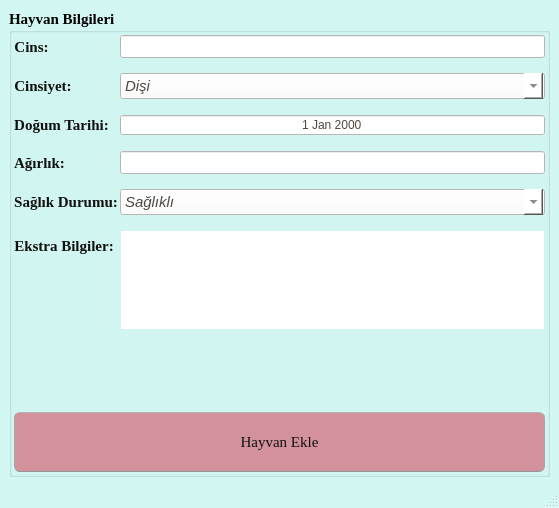
<?xml version="1.0" encoding="UTF-8"?>
<ui version="4.0">
 <class>hayvanEkle_MainWindow</class>
 <widget class="QMainWindow" name="hayvanEkle_MainWindow">
  <property name="geometry">
   <rect>
    <x>0</x>
    <y>0</y>
    <width>559</width>
    <height>508</height>
   </rect>
  </property>
  <property name="windowTitle">
   <string>Hayvan Ekle</string>
  </property>
  <property name="styleSheet">
   <string notr="true">/*
Ubuntu Style Sheet for QT Applications
Author: Jaime A. Quiroga P.
Company: GTRONICK
Last updated: 01/10/2021 (dd/mm/yyyy), 15:18.
Available at: https://github.com/GTRONICK/QSS/blob/master/Ubuntu.qss
*/
QMainWindow {
	background-color:rgb(211, 248, 243);
}
QCheckBox {
	padding:2px;
}
QCheckBox:hover {
	border:1px solid rgb(255,150,60);
	border-radius:4px;
	padding: 1px;
	background-color:qlineargradient(spread:pad, x1:0.5, y1:1, x2:0.5, y2:0, stop:0 rgba(190, 90, 50, 50), stop:1 rgba(250, 130, 40, 50));
}
QCheckBox::indicator:checked {
	border:1px solid rgb(246, 134, 86);
	border-radius:4px;
  	background-color:rgb(246, 134, 86)
}
QCheckBox::indicator:unchecked {
	border-width:1px solid rgb(246, 134, 86);
	border-radius:4px;
  	background-color:rgb(255,255,255);
}
QColorDialog {
	background-color:#f0f0f0;
}
QComboBox {
	color:rgb(81,72,65);
	background: #ffffff;
}
QComboBox:editable {
	selection-color:rgb(81,72,65);
	selection-background-color: #ffffff;
}
QComboBox QAbstractItemView {
	selection-color: #ffffff;
	selection-background-color: rgb(246, 134, 86);
}
QComboBox:!editable:on, QComboBox::drop-down:editable:on {
	color:  #1e1d23;	
}
QDateTimeEdit, QDateEdit, QDoubleSpinBox, QFontComboBox {
	color:rgb(81,72,65);
	background-color: #ffffff;
}

QDialog {
	background-color:#f0f0f0;
}

QLabel,QLineEdit {
	color:rgb(17,17,17);
}
QLineEdit {
	background-color:rgb(255,255,255);
	selection-background-color:rgb(236,116,64);
}
QMenuBar {
	color:rgb(223,219,210);
	background-color:rgb(65,64,59);
}
QMenuBar::item {
	padding-top:4px;
	padding-left:4px;
	padding-right:4px;
	color:rgb(223,219,210);
	background-color:rgb(65,64,59);
}
QMenuBar::item:selected {
	color:rgb(255,255,255);
	padding-top:2px;
	padding-left:2px;
	padding-right:2px;
	border-top-width:2px;
	border-left-width:2px;
	border-right-width:2px;
	border-top-right-radius:4px;
	border-top-left-radius:4px;
	border-style:solid;
	background-color:rgb(65,64,59);
	border-top-color: rgb(47,47,44);
	border-right-color: qlineargradient(spread:pad, x1:0, y1:1, x2:1, y2:0, stop:0 rgba(90, 87, 78, 255), stop:1 rgba(47,47,44, 255));
	border-left-color:  qlineargradient(spread:pad, x1:1, y1:0, x2:0, y2:0, stop:0 rgba(90, 87, 78, 255), stop:1 rgba(47,47,44, 255));
}
QMenu {
	color:rgb(223,219,210);
	background-color:rgb(65,64,59);
}
QMenu::item {
	color:rgb(223,219,210);
	padding:4px 10px 4px 20px;
}
QMenu::item:selected {
	color:rgb(255,255,255);
	background-color: qlineargradient(spread:pad, x1:0.5, y1:1, x2:0.5, y2:0, stop:0 rgba(225, 108, 54, 255), stop:1 rgba(246, 134, 86, 255));
	border-style:solid;
	border-width:3px;
	padding:4px 7px 4px 17px;
	border-bottom-color:qlineargradient(spread:pad, x1:0.5, y1:1, x2:0.5, y2:0, stop:0 rgba(175,85,48,255), stop:1 rgba(236,114,67, 255));
	border-top-color:qlineargradient(spread:pad, x1:0.5, y1:1, x2:0.5, y2:0, stop:0 rgba(253,156,113,255), stop:1 rgba(205,90,46, 255));
	border-right-color:qlineargradient(spread:pad, x1:0, y1:0.5, x2:1, y2:0.5, stop:0 rgba(253,156,113,255), stop:1 rgba(205,90,46, 255));
	border-left-color:qlineargradient(spread:pad, x1:1, y1:0.5, x2:0, y2:0.5, stop:0 rgba(253,156,113,255), stop:1 rgba(205,90,46, 255));
}
QPlainTextEdit {
	border: 1px solid transparent;
	color:rgb(17,17,17);
	selection-background-color:rgb(236,116,64);
    background-color: #FFFFFF;
}
QProgressBar {
	text-align: center;
	color: rgb(0, 0, 0);
	border: 1px inset rgb(150,150,150); 
	border-radius: 10px;
	background-color:rgb(221,221,219);
}
QProgressBar::chunk:horizontal {
	background-color: qlineargradient(spread:pad, x1:0.5, y1:1, x2:0.5, y2:0, stop:0 rgba(225, 108, 54, 255), stop:1 rgba(246, 134, 86, 255));
	border:1px solid;
	border-radius:8px;
	border-bottom-color:qlineargradient(spread:pad, x1:0.5, y1:1, x2:0.5, y2:0, stop:0 rgba(175,85,48,255), stop:1 rgba(236,114,67, 255));
	border-top-color:qlineargradient(spread:pad, x1:0.5, y1:1, x2:0.5, y2:0, stop:0 rgba(253,156,113,255), stop:1 rgba(205,90,46, 255));
	border-right-color:qlineargradient(spread:pad, x1:0, y1:0.5, x2:1, y2:0.5, stop:0 rgba(253,156,113,255), stop:1 rgba(205,90,46, 255));
	border-left-color:qlineargradient(spread:pad, x1:1, y1:0.5, x2:0, y2:0.5, stop:0 rgba(253,156,113,255), stop:1 rgba(205,90,46, 255));
}
QPushButton{
	background-color:rgb(65,64,59);
	color:rgb(17,17,17);
	border-width: 1px;
	border-radius: 6px;
	border-bottom-color: rgb(150,150,150);
	border-right-color: rgb(165,165,165);
	border-left-color: rgb(165,165,165);
	border-top-color: rgb(180,180,180);
	border-style: solid;
	padding: 4px;
	background-color: qlineargradient(spread:pad, x1:0.5, y1:1, x2:0.5, y2:0, stop:0 rgba(220, 220, 220, 255), stop:1 rgba(255, 255, 255, 255));
}
QPushButton:hover{
	color:rgb(17,17,17);
	border-width: 1px;
	border-radius:6px;
	border-top-color: rgb(255,150,60);
	border-right-color: qlineargradient(spread:pad, x1:0, y1:1, x2:1, y2:0, stop:0 rgba(200, 70, 20, 255), stop:1 rgba(255,150,60, 255));
	border-left-color:  qlineargradient(spread:pad, x1:1, y1:0, x2:0, y2:0, stop:0 rgba(200, 70, 20, 255), stop:1 rgba(255,150,60, 255));
	border-bottom-color: rgb(200,70,20);
	border-style: solid;
	padding: 2px;
	background-color: qlineargradient(spread:pad, x1:0.5, y1:1, x2:0.5, y2:0, stop:0 rgba(220, 220, 220, 255), stop:1 rgba(255, 255, 255, 255));
}
QPushButton:default{
	color:rgb(17,17,17);
	border-width: 1px;
	border-radius:6px;
	border-top-color: rgb(255,150,60);
	border-right-color: qlineargradient(spread:pad, x1:0, y1:1, x2:1, y2:0, stop:0 rgba(200, 70, 20, 255), stop:1 rgba(255,150,60, 255));
	border-left-color:  qlineargradient(spread:pad, x1:1, y1:0, x2:0, y2:0, stop:0 rgba(200, 70, 20, 255), stop:1 rgba(255,150,60, 255));
	border-bottom-color: rgb(200,70,20);
	border-style: solid;
	padding: 2px;
	background-color: qlineargradient(spread:pad, x1:0.5, y1:1, x2:0.5, y2:0, stop:0 rgba(220, 220, 220, 255), stop:1 rgba(255, 255, 255, 255));
}
QPushButton:pressed{
	color:rgb(17,17,17);
	border-width: 1px;
	border-radius: 6px;
	border-width: 1px;
	border-top-color: rgba(255,150,60,200);
	border-right-color: qlineargradient(spread:pad, x1:0, y1:1, x2:1, y2:0, stop:0 rgba(200, 70, 20, 255), stop:1 rgba(255,150,60, 200));
	border-left-color:  qlineargradient(spread:pad, x1:1, y1:0, x2:0, y2:0, stop:0 rgba(200, 70, 20, 255), stop:1 rgba(255,150,60, 200));
	border-bottom-color: rgba(200,70,20,200);
	border-style: solid;
	padding: 2px;
	background-color: qlineargradient(spread:pad, x1:0.5, y1:0, x2:0.5, y2:1, stop:0 rgba(220, 220, 220, 255), stop:1 rgba(255, 255, 255, 255));
}
QPushButton:disabled{
	color:rgb(174,167,159);
	border-width: 1px;
	border-radius: 6px;
	background-color: qlineargradient(spread:pad, x1:0.5, y1:1, x2:0.5, y2:0, stop:0 rgba(200, 200, 200, 255), stop:1 rgba(230, 230, 230, 255));
}
QRadioButton {
	padding: 1px;
}
QRadioButton::indicator:checked {
	height: 10px;
	width: 10px;
	border-style:solid;
	border-radius:5px;
	border-width: 1px;
	border-color: rgba(246, 134, 86, 255);
	color: #a9b7c6;
	background-color:rgba(246, 134, 86, 255);
}
QRadioButton::indicator:!checked {
	height: 10px;
	width: 10px;
	border-style:solid;
	border-radius:5px;
	border-width: 1px;
	border-color: rgb(246, 134, 86);
	color: #a9b7c6;
	background-color: transparent;
}
QScrollArea {
	color: white;
	background-color:#f0f0f0;
}
QSlider::groove {
	border-style: solid;
	border-width: 1px;
	border-color: rgb(207,207,207);
}
QSlider::groove:horizontal {
	height: 5px;
	background: rgb(246, 134, 86);
}
QSlider::groove:vertical {
	width: 5px;
	background: rgb(246, 134, 86);
}
QSlider::handle:horizontal {
	background: rgb(253,253,253);
	border-style: solid;
	border-width: 1px;
	border-color: rgb(207,207,207);
	width: 12px;
	margin: -5px 0;
	border-radius: 7px;
}
QSlider::handle:vertical {
	background: rgb(253,253,253);
	border-style: solid;
	border-width: 1px;
	border-color: rgb(207,207,207);
	height: 12px;
	margin: 0 -5px;
	border-radius: 7px;
}
QSlider::add-page:horizontal, QSlider::add-page:vertical {
 	background: white;
}
QSlider::sub-page:horizontal, QSlider::sub-page:vertical {
	background: rgb(246, 134, 86);
}
QStatusBar, QSpinBox {
	color:rgb(81,72,65);
}
QSpinBox {
	background-color: #ffffff;
}
QScrollBar:horizontal {
	max-height: 20px;
	border: 1px transparent;
	margin: 0px 20px 0px 20px;
}
QScrollBar::handle:horizontal {
	background: rgb(253,253,253);
	border: 1px solid rgb(207,207,207);
	border-radius: 7px;
	min-width: 25px;
}
QScrollBar::handle:horizontal:hover {
	background: rgb(253,253,253);
	border: 1px solid rgb(255,150,60);
	border-radius: 7px;
	min-width: 25px;
}
QScrollBar::add-line:horizontal {
  	border: 1px solid rgb(207,207,207);
  	border-top-right-radius: 7px;
  	border-top-left-radius: 7px;
  	border-bottom-right-radius: 7px;
  	background: rgb(255, 255, 255);
  	width: 20px;
  	subcontrol-position: right;
  	subcontrol-origin: margin;
}
QScrollBar::add-line:horizontal:hover {
  	border: 1px solid rgb(255,150,60);
  	border-top-right-radius: 7px;
  	border-top-left-radius: 7px;
  	border-bottom-right-radius: 7px;
  	background: rgb(255, 255, 255);
  	width: 20px;
  	subcontrol-position: right;
  	subcontrol-origin: margin;
}
QScrollBar::add-line:horizontal:pressed {
  	border: 1px solid grey;
  	border-top-left-radius: 7px;
  	border-top-right-radius: 7px;
  	border-bottom-right-radius: 7px;
  	background: rgb(231,231,231);
  	width: 20px;
  	subcontrol-position: right;
  	subcontrol-origin: margin;
}
QScrollBar::sub-line:horizontal {
  	border: 1px solid rgb(207,207,207);
  	border-top-right-radius: 7px;
  	border-top-left-radius: 7px;
  	border-bottom-left-radius: 7px;
  	background: rgb(255, 255, 255);
  	width: 20px;
  	subcontrol-position: left;
  	subcontrol-origin: margin;
}
QScrollBar::sub-line:horizontal:hover {
  	border: 1px solid rgb(255,150,60);
  	border-top-right-radius: 7px;
  	border-top-left-radius: 7px;
  	border-bottom-left-radius: 7px;
  	background: rgb(255, 255, 255);
  	width: 20px;
  	subcontrol-position: left;
  	subcontrol-origin: margin;
}
QScrollBar::sub-line:horizontal:pressed {
  	border: 1px solid grey;
  	border-top-right-radius: 7px;
  	border-top-left-radius: 7px;
  	border-bottom-left-radius: 7px;
  	background: rgb(231,231,231);
  	width: 20px;
  	subcontrol-position: left;
  	subcontrol-origin: margin;
}
QScrollBar::left-arrow:horizontal {
  	border: 1px transparent grey;
  	border-top-left-radius: 3px;
  	border-bottom-left-radius: 3px;
  	width: 6px;
  	height: 6px;
  	background: rgb(230,230,230);
}
QScrollBar::right-arrow:horizontal {
	border: 1px transparent grey;
	border-top-right-radius: 3px;
	border-bottom-right-radius: 3px;
  	width: 6px;
  	height: 6px;
 	background: rgb(230,230,230);
}
QScrollBar::add-page:horizontal, QScrollBar::sub-page:horizontal {
 	background: none;
} 
QScrollBar:vertical {
	max-width: 20px;
	border: 1px transparent grey;
	margin: 20px 0px 20px 0px;
}
QScrollBar::add-line:vertical {
	border: 1px solid;
	border-color: rgb(207,207,207);
	border-bottom-right-radius: 7px;
	border-bottom-left-radius: 7px;
	border-top-left-radius: 7px;
	background: rgb(255, 255, 255);
  	height: 20px;
  	subcontrol-position: bottom;
  	subcontrol-origin: margin;
}
QScrollBar::add-line:vertical:hover {
  	border: 1px solid;
  	border-color: rgb(255,150,60);
  	border-bottom-right-radius: 7px;
  	border-bottom-left-radius: 7px;
  	border-top-left-radius: 7px;
  	background: rgb(255, 255, 255);
  	height: 20px;
  	subcontrol-position: bottom;
  	subcontrol-origin: margin;
}
QScrollBar::add-line:vertical:pressed {
  	border: 1px solid grey;
  	border-bottom-left-radius: 7px;
  	border-bottom-right-radius: 7px;
  	border-top-left-radius: 7px;
  	background: rgb(231,231,231);
  	height: 20px;
  	subcontrol-position: bottom;
  	subcontrol-origin: margin;
}
QScrollBar::sub-line:vertical {
  	border: 1px solid rgb(207,207,207);
  	border-top-right-radius: 7px;
  	border-top-left-radius: 7px;
  	border-bottom-left-radius: 7px;
  	background: rgb(255, 255, 255);
  	height: 20px;
  	subcontrol-position: top;
  	subcontrol-origin: margin;
}
QScrollBar::sub-line:vertical:hover {
  	border: 1px solid rgb(255,150,60);
  	border-top-right-radius: 7px;
  	border-top-left-radius: 7px;
  	border-bottom-left-radius: 7px;
	background: rgb(255, 255, 255);
  	height: 20px;
  	subcontrol-position: top;
  	subcontrol-origin: margin;
}
QScrollBar::sub-line:vertical:pressed {
  	border: 1px solid grey;
  	border-top-left-radius: 7px;
  	border-top-right-radius: 7px;
  	background: rgb(231,231,231);
 	height: 20px;
  	subcontrol-position: top;
  	subcontrol-origin: margin;
}
QScrollBar::handle:vertical {
	background: rgb(253,253,253);
	border: 1px solid rgb(207,207,207);
	border-radius: 7px;
	min-height: 25px;
}
QScrollBar::handle:vertical:hover {
	background: rgb(253,253,253);
	border: 1px solid rgb(255,150,60);
	border-radius: 7px;
	min-height: 25px;
}
QScrollBar::up-arrow:vertical {
	border: 1px transparent grey;
  	border-top-left-radius: 3px;
	border-top-right-radius: 3px;
  	width: 6px;
  	height: 6px;
  	background: rgb(230,230,230);
}
QScrollBar::down-arrow:vertical {
  	border: 1px transparent grey;
  	border-bottom-left-radius: 3px;
  	border-bottom-right-radius: 3px;
  	width: 6px;
  	height: 6px;
  	background: rgb(230,230,230);
}
QScrollBar::add-page:vertical, QScrollBar::sub-page:vertical {
  	background: none;
}
QTabWidget {
	color:rgb(0,0,0);
	background-color:rgb(247,246,246);
}
QTabWidget::pane {
	border-color: rgb(180,180,180);
	background-color:rgb(247,246,246);
	border-style: solid;
	border-width: 1px;
  	border-radius: 6px;
}
QTabBar::tab {
	padding-left:4px;
	padding-right:4px;
	padding-bottom:2px;
	padding-top:2px;
	color:rgb(81,72,65);
  	background-color: qlineargradient(spread:pad, x1:0.5, y1:1, x2:0.5, y2:0, stop:0 rgba(221,218,217,255), stop:1 rgba(240,239,238,255));
	border-style: solid;
	border-width: 1px;
  	border-top-right-radius:4px;
	border-top-left-radius:4px;
	border-top-color: rgb(180,180,180);
	border-left-color: rgb(180,180,180);
	border-right-color: rgb(180,180,180);
	border-bottom-color: transparent;
}
QTabBar::tab:selected, QTabBar::tab:last:selected, QTabBar::tab:hover {
  	background-color:rgb(247,246,246);
  	margin-left: 0px;
  	margin-right: 1px;
}
QTabBar::tab:!selected {
	margin-top: 1px;
	margin-right: 1px;
}
QTextEdit {
	border-width: 1px;
	border-style: solid;
	border-color:transparent;
	color:rgb(17,17,17);
	selection-background-color:rgb(236,116,64);
}
QTimeEdit, QToolBox, QToolBox::tab, QToolBox::tab:selected {
	color:rgb(81,72,65);
	background-color: #ffffff;
}</string>
  </property>
  <widget class="QWidget" name="centralwidget">
   <layout class="QGridLayout" name="gridLayout_3">
    <item row="0" column="0">
     <layout class="QHBoxLayout" name="horizontalLayout" stretch="5">
      <item>
       <widget class="QGroupBox" name="groupBox">
        <property name="font">
         <font>
          <family>Times New Roman</family>
          <pointsize>11</pointsize>
          <weight>75</weight>
          <bold>true</bold>
         </font>
        </property>
        <property name="title">
         <string>Hayvan Bilgileri</string>
        </property>
        <layout class="QGridLayout" name="gridLayout">
         <property name="leftMargin">
          <number>2</number>
         </property>
         <property name="topMargin">
          <number>2</number>
         </property>
         <property name="rightMargin">
          <number>2</number>
         </property>
         <property name="bottomMargin">
          <number>2</number>
         </property>
         <property name="spacing">
          <number>2</number>
         </property>
         <item row="0" column="0">
          <layout class="QFormLayout" name="formLayout">
           <property name="verticalSpacing">
            <number>15</number>
           </property>
           <property name="bottomMargin">
            <number>0</number>
           </property>
           <item row="0" column="0">
            <widget class="QLabel" name="label_4">
             <property name="font">
              <font>
               <family>Times New Roman</family>
               <pointsize>11</pointsize>
               <weight>75</weight>
               <bold>true</bold>
              </font>
             </property>
             <property name="text">
              <string>Cins:</string>
             </property>
             <property name="alignment">
              <set>Qt::AlignCenter</set>
             </property>
            </widget>
           </item>
           <item row="0" column="1">
            <widget class="QLineEdit" name="cins_lineEdit">
             <property name="font">
              <font>
               <family>Times New Roman</family>
               <pointsize>10</pointsize>
              </font>
             </property>
            </widget>
           </item>
           <item row="1" column="0">
            <widget class="QLabel" name="label_5">
             <property name="font">
              <font>
               <family>Times New Roman</family>
               <pointsize>11</pointsize>
               <weight>75</weight>
               <bold>true</bold>
              </font>
             </property>
             <property name="text">
              <string>Cinsiyet:</string>
             </property>
             <property name="alignment">
              <set>Qt::AlignCenter</set>
             </property>
            </widget>
           </item>
           <item row="1" column="1">
            <widget class="QComboBox" name="cinsiyet_comboBox">
             <property name="font">
              <font>
               <pointsize>11</pointsize>
               <italic>true</italic>
              </font>
             </property>
             <property name="layoutDirection">
              <enum>Qt::LeftToRight</enum>
             </property>
             <item>
              <property name="text">
               <string>Dişi</string>
              </property>
             </item>
             <item>
              <property name="text">
               <string>Erkek</string>
              </property>
             </item>
            </widget>
           </item>
           <item row="2" column="0">
            <widget class="QLabel" name="label_3">
             <property name="font">
              <font>
               <family>Times New Roman</family>
               <pointsize>11</pointsize>
               <weight>75</weight>
               <bold>true</bold>
              </font>
             </property>
             <property name="text">
              <string>Doğum Tarihi:</string>
             </property>
             <property name="alignment">
              <set>Qt::AlignCenter</set>
             </property>
            </widget>
           </item>
           <item row="2" column="1">
            <widget class="QDateEdit" name="dogumTarihi_dateEdit">
             <property name="alignment">
              <set>Qt::AlignCenter</set>
             </property>
             <property name="buttonSymbols">
              <enum>QAbstractSpinBox::NoButtons</enum>
             </property>
            </widget>
           </item>
           <item row="3" column="0">
            <widget class="QLabel" name="label_6">
             <property name="font">
              <font>
               <family>Times New Roman</family>
               <pointsize>11</pointsize>
               <weight>75</weight>
               <bold>true</bold>
              </font>
             </property>
             <property name="text">
              <string>Ağırlık:</string>
             </property>
             <property name="alignment">
              <set>Qt::AlignCenter</set>
             </property>
            </widget>
           </item>
           <item row="3" column="1">
            <widget class="QLineEdit" name="agirlik_lineEdit">
             <property name="font">
              <font>
               <family>Times New Roman</family>
               <pointsize>10</pointsize>
              </font>
             </property>
            </widget>
           </item>
           <item row="4" column="0">
            <widget class="QLabel" name="label_8">
             <property name="font">
              <font>
               <family>Times New Roman</family>
               <pointsize>11</pointsize>
               <weight>75</weight>
               <bold>true</bold>
              </font>
             </property>
             <property name="text">
              <string>Sağlık Durumu:</string>
             </property>
             <property name="alignment">
              <set>Qt::AlignCenter</set>
             </property>
            </widget>
           </item>
           <item row="5" column="0">
            <widget class="QLabel" name="label_7">
             <property name="font">
              <font>
               <family>Times New Roman</family>
               <pointsize>11</pointsize>
               <weight>75</weight>
               <bold>true</bold>
              </font>
             </property>
             <property name="text">
              <string>Ekstra Bilgiler:</string>
             </property>
             <property name="alignment">
              <set>Qt::AlignCenter</set>
             </property>
            </widget>
           </item>
           <item row="5" column="1">
            <widget class="QTextEdit" name="ekstraBilgiler_textEdit">
             <property name="sizePolicy">
              <sizepolicy hsizetype="Fixed" vsizetype="Fixed">
               <horstretch>0</horstretch>
               <verstretch>0</verstretch>
              </sizepolicy>
             </property>
             <property name="maximumSize">
              <size>
               <width>999999</width>
               <height>100</height>
              </size>
             </property>
            </widget>
           </item>
           <item row="4" column="1">
            <widget class="QComboBox" name="saglik_comboBox_2">
             <property name="font">
              <font>
               <pointsize>11</pointsize>
               <italic>true</italic>
              </font>
             </property>
             <property name="layoutDirection">
              <enum>Qt::LeftToRight</enum>
             </property>
             <item>
              <property name="text">
               <string>Sağlıklı</string>
              </property>
             </item>
             <item>
              <property name="text">
               <string>Hasta</string>
              </property>
             </item>
            </widget>
           </item>
          </layout>
         </item>
         <item row="1" column="0">
          <widget class="QPushButton" name="hayvanEkle_pushButton">
           <property name="sizePolicy">
            <sizepolicy hsizetype="Minimum" vsizetype="Fixed">
             <horstretch>0</horstretch>
             <verstretch>0</verstretch>
            </sizepolicy>
           </property>
           <property name="minimumSize">
            <size>
             <width>0</width>
             <height>60</height>
            </size>
           </property>
           <property name="font">
            <font>
             <family>Times New Roman</family>
             <pointsize>11</pointsize>
            </font>
           </property>
           <property name="styleSheet">
            <string notr="true">background-color: rgb(210, 145, 155);</string>
           </property>
           <property name="text">
            <string>Hayvan Ekle</string>
           </property>
          </widget>
         </item>
        </layout>
       </widget>
      </item>
     </layout>
    </item>
   </layout>
  </widget>
  <widget class="QMenuBar" name="menubar">
   <property name="geometry">
    <rect>
     <x>0</x>
     <y>0</y>
     <width>559</width>
     <height>25</height>
    </rect>
   </property>
  </widget>
  <widget class="QStatusBar" name="statusbar"/>
 </widget>
 <resources/>
 <connections/>
</ui>
